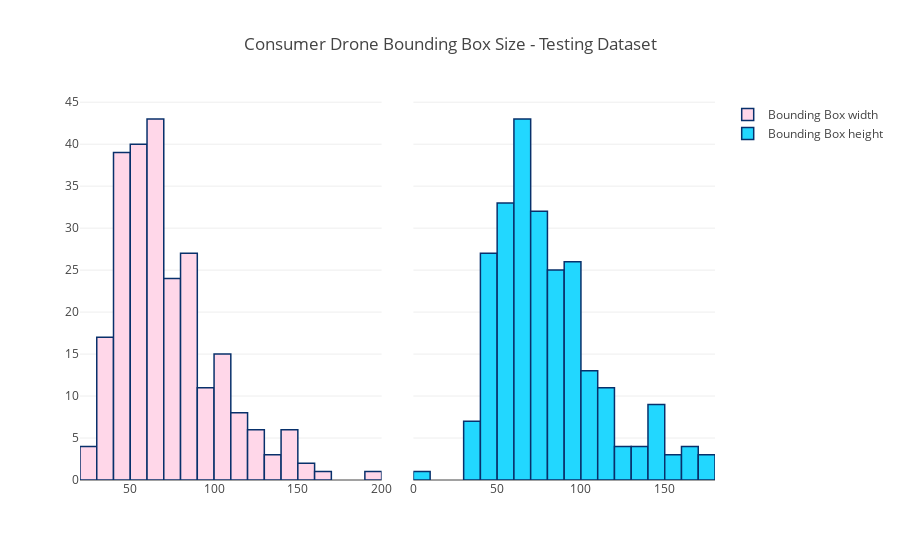
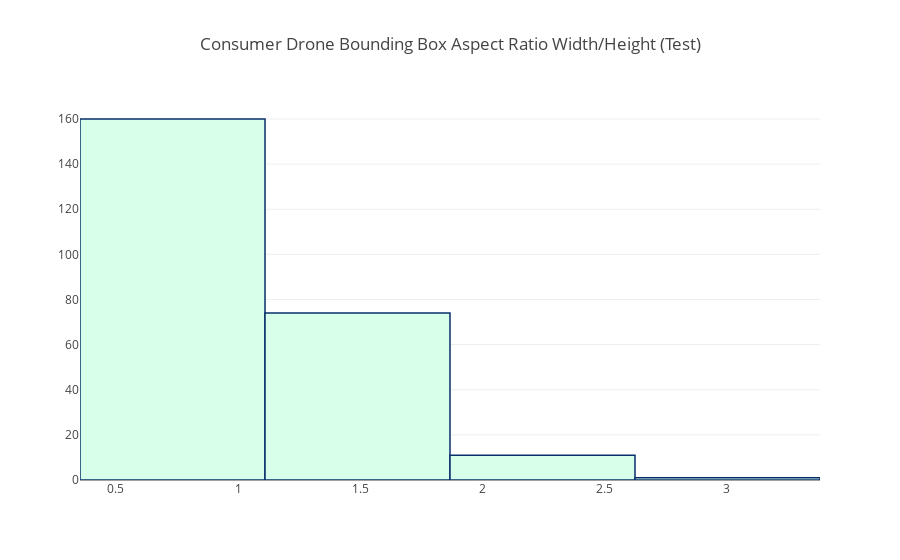

Here is the notebook cell these charts were saved with, in order:
### Code cell
test_df = xml_from_dir("test")
showhistogram(test_df , "Consumer Drone Bounding Box Size - Testing Dataset")
showqqplot(test_df , "Consumer Drone Bounding Box Size - QQPlot")
showhist("Consumer Drone Bounding Box Aspect Ratio Width/Height (Test)",test_df.aspect)

### Figure 1 — Plotly figure (JSON) as saved in the notebook; plotly's stock layout.template omitted (floating-point values rounded to 4 significant figures; data arrays with more than 128 entries replaced by an {"elided": "..."} marker saying what was removed)
{"data": [{"marker": {"color": "#FFD7E9", "line": {"color": "rgb(8,48,107)", "width": 1.5}}, "name": "Bounding Box width", "opacity": 1, "type": "histogram", "x": {"elided": "247 int values"}, "xaxis": "x1", "xbins": {"end": 200, "size": 10, "start": 0}}, {"marker": {"color": "#22D7FF", "line": {"color": "rgb(8,48,107)", "width": 1.5}}, "name": "Bounding Box height", "opacity": 1, "type": "histogram", "x": {"elided": "247 int values"}, "xaxis": "x2", "xbins": {"end": 200, "size": 10, "start": 0}}], "layout": {"title": "Consumer Drone Bounding Box Size - Testing Dataset", "xaxis": {"anchor": "x1", "domain": [0, 0.475]}, "xaxis2": {"anchor": "x2", "domain": [0.525, 1]}}}

### Figure 2 — Plotly figure (JSON) as saved in the notebook; plotly's stock layout.template omitted (floating-point values rounded to 4 significant figures; data arrays with more than 128 entries replaced by an {"elided": "..."} marker saying what was removed)
{"data": [{"marker": {"color": "#D7FFE9", "line": {"color": "rgb(8,48,107)", "width": 1.5}}, "name": "Aspect Ratio W/H", "opacity": 1, "type": "histogram", "x": {"elided": "247 float values"}, "xbins": {"end": 15.5, "size": 0.7574, "start": 0.3529}}], "layout": {"title": "Consumer Drone Bounding Box Aspect Ratio Width/Height (Test)"}}
